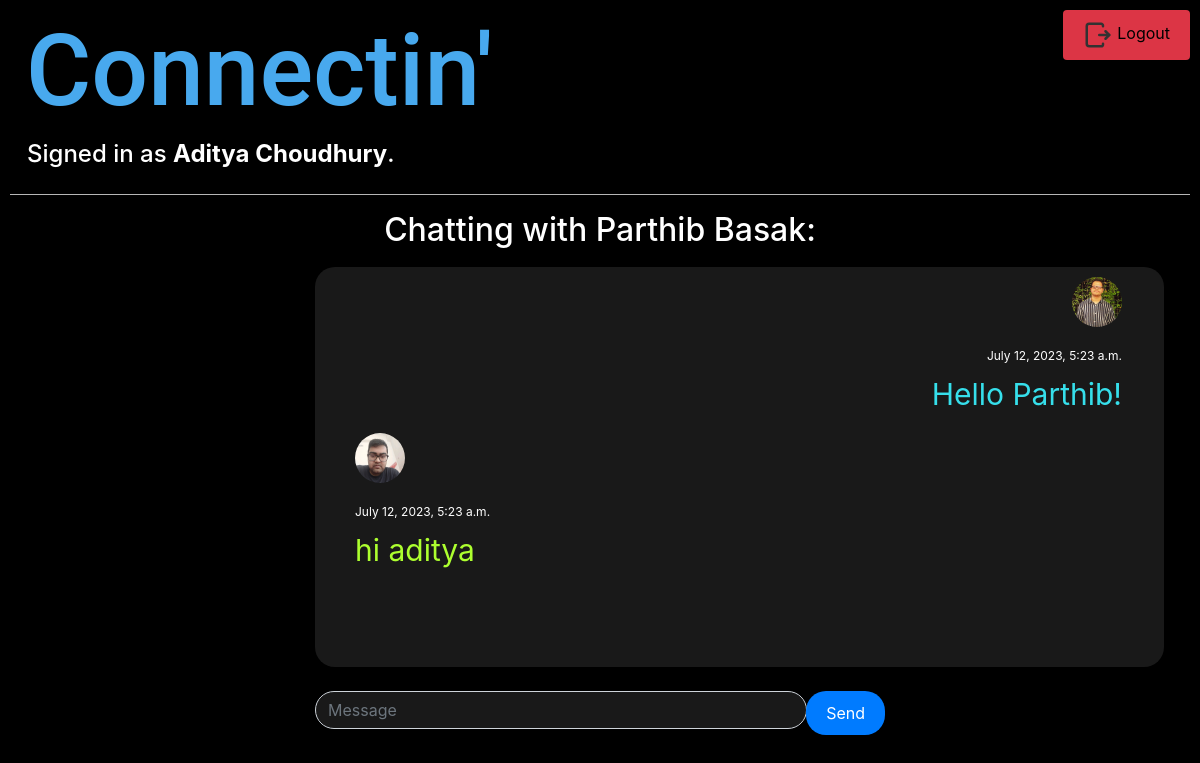
Page /chat/parthibbasak_chatroomfor_adityachoudhury/ (signed in) on the committed database.
### chat/models.py (models this page shows, shortened)
class messages(models.Model):
    roomname = models.ForeignKey(room,on_delete=models.CASCADE,related_name='roomname')
    sender=models.ForeignKey(User,related_name='sender',on_delete=models.CASCADE,blank=True)
    content=models.TextField()
    timestamp=models.DateTimeField(auto_now_add=True)

### lprofile/models.py (models this page shows, shortened)
class profile1(models.Model):
    profowner=models.ForeignKey(User,on_delete=models.CASCADE,blank=True,null=True,related_name="profowner")
    role=models.CharField(max_length=10,default='Neither')
    profimg=models.ImageField(null=True,blank=True,upload_to="media/profimages")
    cv=models.FileField(null=True,blank=True,upload_to="media/cvfiles")
    about=models.CharField(max_length=300,blank=True)
    follower=models.ManyToManyField(User,related_name="follower",blank=True)
    followers=models.ManyToManyField(User,related_name="followers",blank=True)
    connections=models.ManyToManyField(User,related_name="connections",blank=True)
    requests=models.ManyToManyField(User,related_name="requests",blank=True)

### chat/views.py (the view)
# urls.py: path("<str:room_name>/", views.roomin, name="room"),
@login_required
def roomin(request, room_name):
    try:
        room_1=room.objects.get(name=room_name)
    except ObjectDoesNotExist:
        room_1=room(name=room_name)
        room_1.save()
    chats=[]
    chats=messages.objects.filter(roomname=room_1)
    other_user=User.objects.get(username=(room_name.replace('_chatroomfor_','')).replace(request.user.username,''))
    theirprof=profile1.objects.get(profowner=other_user)
    myprof=profile1.objects.get(profowner=request.user)
    return render(request,"chat/room.html",{
        'room_name': room_name,
        'chats':chats,
        'username':request.user.username,
        'other_user':other_user,
        'theirprof':theirprof,
        'myprof':myprof
    })

### chat/templates/chat/room.html (shortened to what this page needs)
{% extends 'lprofile/layout.html' %}
{% block body %}
    <h2 style="text-align: center;">Chatting with {{ other_user.first_name }} {{ other_user.last_name }}:</h2>
    <div class="chat-message-div">
    <div id="scrollablediv" style="overflow-y: scroll;border-radius: 20px;text-align: left;width: 849px; height: 400px; font-size: 30px; background-color: rgb(25, 25, 25); ">
    <ul id="chat-log" style="list-style-type: none;color: white;">
    {% for chat in chats %}
        {% if request.user.username == chat.sender.username %}
        <li class="sent">
            {% if myprof.profimg %}
            <img style="width: 50px;height: 50px;border-radius: 50px;" src="{{ myprof.profimg.url }}" alt="me">
            {% endif %}
            <br>
            <small style="font-size: 12px;color: white;">{{ chat.timestamp }}</small>
            <p>{{chat.content}}</p>
        </li>
        {% else %}
        <li class="recieved">
            {% if theirprof.profimg %}
            <img style="width: 50px;height: 50px;border-radius: 50px;" src="{{ theirprof.profimg.url }}" alt="chatter">
            {% endif %}
            <br>
            <small style="font-size: 12px;color: white;">{{ chat.timestamp }}</small>
            <p>{{chat.content}}</p>
        </li>
        {% endif %}
    {% endfor %}
    </ul>
    </div>
    <br>
    <div class="input-group mb-3">
        <input type="text" class="form-control" id="chat-message-input" placeholder="Message" aria-describedby="basic-addon2" style="background-color: rgb(25, 25, 25); color: white;border-radius: 20px;">
        <div class="input-group-append">
            <button style="border-radius: 20px;" class="btn btn-primary" id="chat-message-submit">Send</button>
        </div>
    </div>
    </div>
{% endblock %}

### lprofile/templates/lprofile/layout.html (shortened to what this page needs)
{% load static %}
<!DOCTYPE html>
<html>
    <head>
        <link rel="stylesheet" href="https://stackpath.bootstrapcdn.com/bootstrap/4.4.1/css/bootstrap.min.css">
        <link rel="stylesheet" href="https://cdnjs.cloudflare.com/ajax/libs/font-awesome/4.7.0/css/font-awesome.min.css">
        <link href="{% static 'lprofile/styles.css' %}" rel="stylesheet">
    </head>
    <body>
        <div style="float: left;">
        <a href="{% url 'index' %}">
            <button style="background-color: black;border: black;">
                <h1 style="padding-left: 10px;font-size: 100px; color:rgb(72, 169, 238); font-family: roboto;">
                    Connectin'
                </h1>
            </button>
        </a>
        <h4 style="padding-left: 17px;">
            {% if user.is_authenticated %}
                Signed in as <strong>{{ user.first_name }} {{ user.last_name }}</strong>.
            {% else %}
                Not signed in.
            {% endif %}
        </h4>
        </div>
        {% if user.is_authenticated %}
            <a href="{% url 'logout' %}" style="padding-top: 20px; padding-right: 20px;">
                <button class="btn btn-danger" style="float: right;color: black;">
                    Logout
                </button>
            </a>
            <br><br><br><br><br><br><br>
            <hr>
        {% endif %}
        {% block body %}
        {% endblock %}
    </body>
</html>

### lprofile/static/lprofile/styles.css (style rules this page uses)
body { padding: 10px; background-color: black; color: white; }
.chat-message-div { margin: auto; width: 50%; padding: 10px; }
a { color: rgb(65, 188, 222); }
hr { background-color: rgb(203, 203, 203); }
.btn-primary { background-color: #007bff; color: #ffffff; padding: 10px 20px; font-size: 16px; border: none; border-radius: 4px; cursor: pointer; }
.btn-danger { background-color: #dc3545; color: #ffffff; padding: 10px 20px; font-size: 16px; border: none; border-radius: 4px; cursor: pointer; }
.sent { color: rgb(54, 223, 235); text-align: right; background-position: 100%; padding-right: 42px; padding-top: 10px; }
.recieved { color: greenyellow; text-align: left; }

### rows in the picture
messages: profimg (picture), timestamp "July 12, 2023, 5:23 a.m.", content "Hello Parthib!"
messages: profimg (picture), timestamp "July 12, 2023, 5:23 a.m.", content "hi aditya"

### other values in the picture
{{ user.first_name }} "Aditya"
{{ user.last_name }} "Choudhury"
{{ other_user.first_name }} "Parthib"
{{ other_user.last_name }} "Basak"
